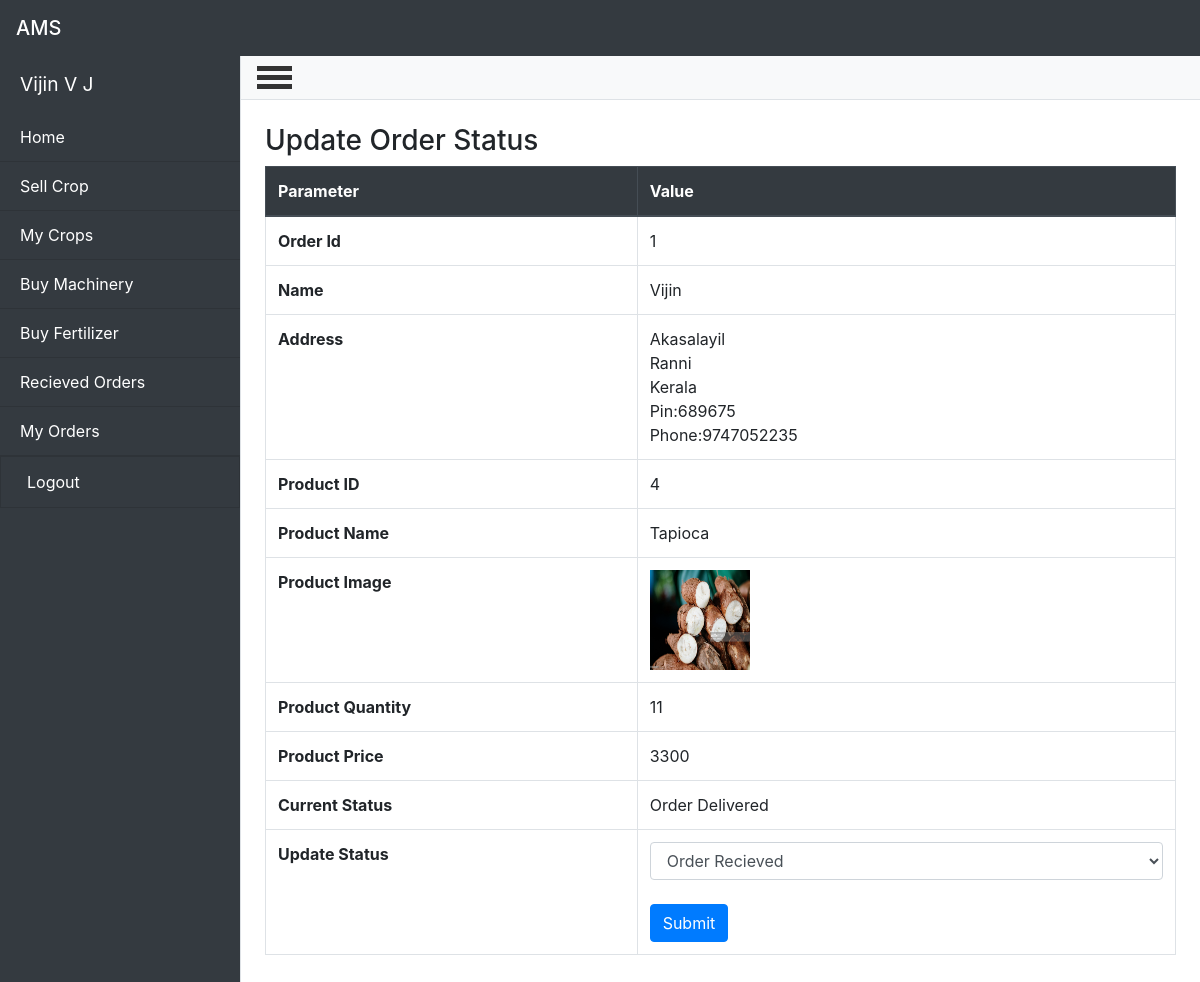
The app's page /farmer/updateStatus.php?id=1 (signed in) with its own data.
### tables this page shows
CREATE TABLE `orders` (
  `orderId` int(100) NOT NULL,
  `productId` int(100) NOT NULL,
  `productType` varchar(50) NOT NULL,
  `buyerPhoneNumber` bigint(10) NOT NULL,
  `sellerPhoneNumber` bigint(10) NOT NULL,
  `orderQuantity` int(100) NOT NULL,
  `orderPrice` int(100) NOT NULL,
  `name` varchar(50) NOT NULL,
  `houseName` varchar(100) NOT NULL,
  `city` varchar(100) NOT NULL,
  `state` varchar(100) NOT NULL,
  `pinCode` int(30) NOT NULL,
  `phoneNumber` bigint(10) NOT NULL,
  `orderStatus` varchar(300) NOT NULL DEFAULT 'waiting for order confirmation',
  `dateTime` timestamp NOT NULL DEFAULT current_timestamp() ON UPDATE current_timestamp()
);

CREATE TABLE `product` (
  `productId` int(100) NOT NULL,
  `productType` varchar(50) NOT NULL,
  `productName` varchar(100) NOT NULL,
  `productDescription` varchar(1000) NOT NULL,
  `productImage` varchar(1000) NOT NULL,
  `productPrice` int(100) NOT NULL,
  `productQuantity` int(100) NOT NULL,
  `phoneNumber` bigint(10) NOT NULL
);

### farmer/updateStatus.php (the view, shortened to what this page needs)
<!DOCTYPE html>
<html lang="en">
<head>
  <link href="vendor/bootstrap/css/bootstrap.min.css" rel="stylesheet">
  <link href="https://cdn.datatables.net/1.10.24/css/dataTables.bootstrap4.min.css" rel="stylesheet">
  <link href="css/simple-sidebar.css" rel="stylesheet">
</head>
<body?>
<?php include '../header.php' ?>
<?php include '../connection.php' ?>
  <div class="d-flex" id="wrapper">
    <div class="bg-dark text-white border-right" id="sidebar-wrapper">
      <div class="sidebar-heading"><?php echo $_SESSION['firstName']; echo " ".$_SESSION['lastName']; ?></div>
      <div class="list-group list-group-flush">
        <a href="farmer-homepage.php" class="list-group-item list-group-item-action bg-dark text-white">Home</a>
        <a href="sellCrop.php" class="list-group-item list-group-item-action bg-dark text-white">Sell Crop</a>
        <a href="myCrops.php" class="list-group-item list-group-item-action bg-dark text-white">My Crops</a>
        <a href="buyMachinery.php" class="list-group-item list-group-item-action bg-dark text-white">Buy Machinery</a>
        <a href="buyFertilizer.php" class="list-group-item list-group-item-action bg-dark text-white">Buy Fertilizer</a>
        <a href="recievedOrders.php" class="list-group-item list-group-item-action bg-dark text-white">Recieved Orders</a>
        <a href="myOrders.php" class="list-group-item list-group-item-action bg-dark text-white">My Orders</a>
        <form action="" method="POST">
        <a class="list-group-item list-group-item-action bg-dark  text-white"><button type="submit" name="logout" style="border:none; background: none;" class="text-white">Logout</button></a>
        </form>
      </div>
    </div>
    <div id="page-content-wrapper">
    <nav class="navbar navbar-expand-lg navbar-light bg-light border-bottom">
        <div id="menu-toggle" class="container1">
          <div class="bar1"></div>
          <div class="bar2"></div>
          <div class="bar3"></div>
        </div>
      </nav>
    <div class="container p-4">
    <h3>Update Order Status</h3>
    <table class="table table-bordered">
    <thead class="thead-dark">
      <tr>
        <th scope="col">Parameter</th>
        <th scope="col">Value</th>
      </tr>
    </thead>
    <?php
      $id= $_GET['id'];
      $query= "SELECT * FROM orders WHERE orderId='$id'";
      $result= mysqli_query($conn,$query);
      $results= mysqli_fetch_assoc($result);
    ?>
    <tr>
      <th>Order Id</th>
      <td><?php echo $results['orderId']; ?></td>
    </tr>
    <tr>
      <th>Name</th>
      <td><?php echo $results['name']; ?></td>
    </tr>
    <tr>
      <th>Address</th>
      <td><?php echo $results['houseName']."<br>".$results['city']."<br>".$results['state']."<br>Pin:".$results['pinCode']."<br>Phone:".$results['phoneNumber']; ?></td>
    </tr>
    <tr>
      <th>Product ID</th>
      <td><?php echo $results['productId']; ?></td>
    </tr>
    <tr>
      <th>Product Name</th>
      <?php $query1="SELECT * FROM product WHERE productId='$id'";
      $result1= mysqli_query($conn,$query1);
      $data= mysqli_fetch_assoc($result1);
      ?>
      <td><?php echo $data['productName']; ?></td>
    </tr>
    <tr>
      <th>Product Image</th>
      <td><img src="<?php echo $data['productImage']; ?>" width="100px" height="100px"></td>
    </tr>
    <th>Product Quantity</th>
      <td><?php echo $results['orderQuantity']; ?></td>
    <th>Product Price</th>
      <td><?php echo $results['orderPrice']; ?></td>
    <th>Current Status</th>
      <td><?php echo $results['orderStatus']; ?></td>
    <tr>
    <th>Update Status</th>
    <td>
    <form action="" method="POST">
      <select name="updateStatus" class="form-control">
        <option>Order Recieved</option>
      </select><br>
      <button type="submit" name="submit" class="btn btn-primary">Submit</button>
    </form>
    </td>
    </tr>
    </table>
    </div>
    </div>
</div>
</body>
</html>

### farmer/css/simple-sidebar.css (style rules this page uses)
#wrapper { overflow-x: hidden; }
#sidebar-wrapper { min-height: 100vh; margin-left: -15rem; -webkit-transition: margin .25s ease-out; -moz-transition: margin .25s ease-out; -o-transition: margin .25s ease-out; transition: margin .25s ease-out; }
#sidebar-wrapper .sidebar-heading { padding: 0.875rem 1.25rem; font-size: 1.2rem; }
#sidebar-wrapper .list-group { width: 15rem; }
#page-content-wrapper { min-width: 100vw; }
@media (min-width: 768px) { #sidebar-wrapper { margin-left: 0; } }
@media (min-width: 768px) { #page-content-wrapper { min-width: 0; width: 100%; } }

### farmer/updateStatus.php (style rules this page uses)
.container1 { display: flex; flex-direction: column; cursor: pointer; left: 0px; }
.bar1, .bar2, .bar3 { width: 35px; height: 5px; background-color: #333; margin: 2px 0; transition: 0.4s; }

### records on screen
orders: orderId "1", name "Vijin", houseName "Akasalayil", city "Ranni", state "Kerala", pinCode "689675", phoneNumber "9747052235", productId "4", orderQuantity "11", orderPrice "3300", orderStatus "Order Delivered"
product: productName "Tapioca", productImage (picture)

### other values on screen
$_SESSION['firstName'] "Vijin"
$_SESSION['lastName'] "V J"
